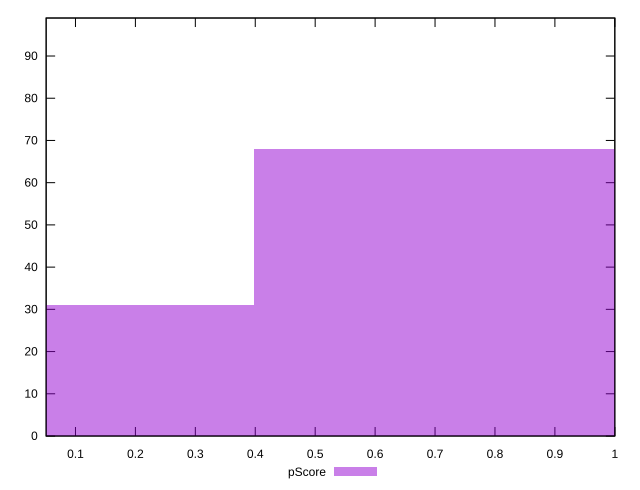

Recreate this plot in gnuplot.
reset

$pScore <<EOF
0 31
0.7950708525872061 68
EOF

set key outside below
set boxwidth 0.7950708525872061
set xrange [0.05105646074598846:1]
set yrange [0:99]
set trange [0:99]
set style fill transparent solid 0.5 noborder
set terminal svg size 640, 490 enhanced background rgb 'white'
set output "reports/report_00027_2021-02-24T12-40-31.850Z/total-blocking-time/samples/card/pScore/histogram.svg"

plot $pScore title "pScore" with boxes

reset
